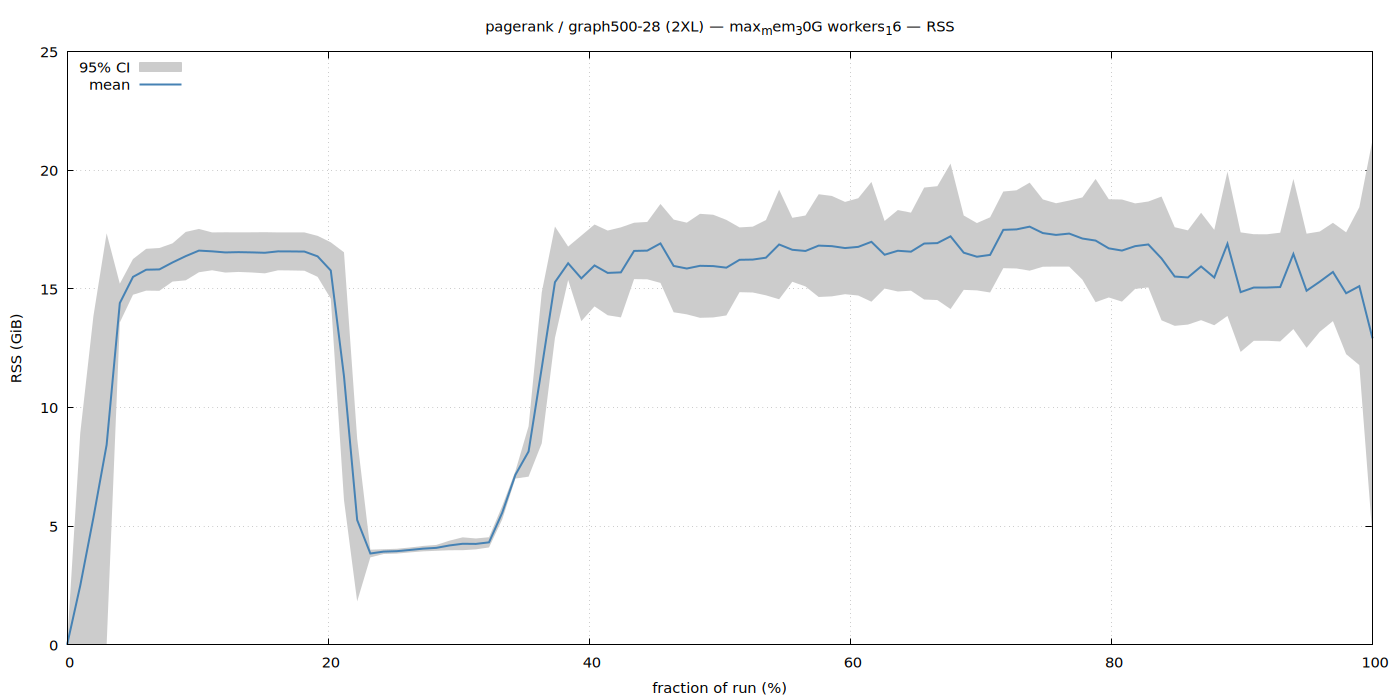

The script that saved this image:
set terminal pngcairo size 1400,700 enhanced font 'Sans,11'
set output '/home/ubuntu/nvm/gfrs/pagerank/2XL/graph500-28/max_mem_30G_workers_16/rss.png'
set title "pagerank / graph500-28 (2XL) — max_mem_30G workers_16 — RSS"
set xlabel 'fraction of run (%)'
set ylabel 'RSS (GiB)'
set grid
set key top left
set yrange [0:*]
plot '/home/ubuntu/nvm/gfrs/pagerank/2XL/graph500-28/max_mem_30G_workers_16/rss.dat' using 1:3:4 with filledcurves lc rgb '#cccccc' title '95% CI', \
     '' using 1:2 with lines lw 2 lc rgb '#4682b4' title 'mean'
